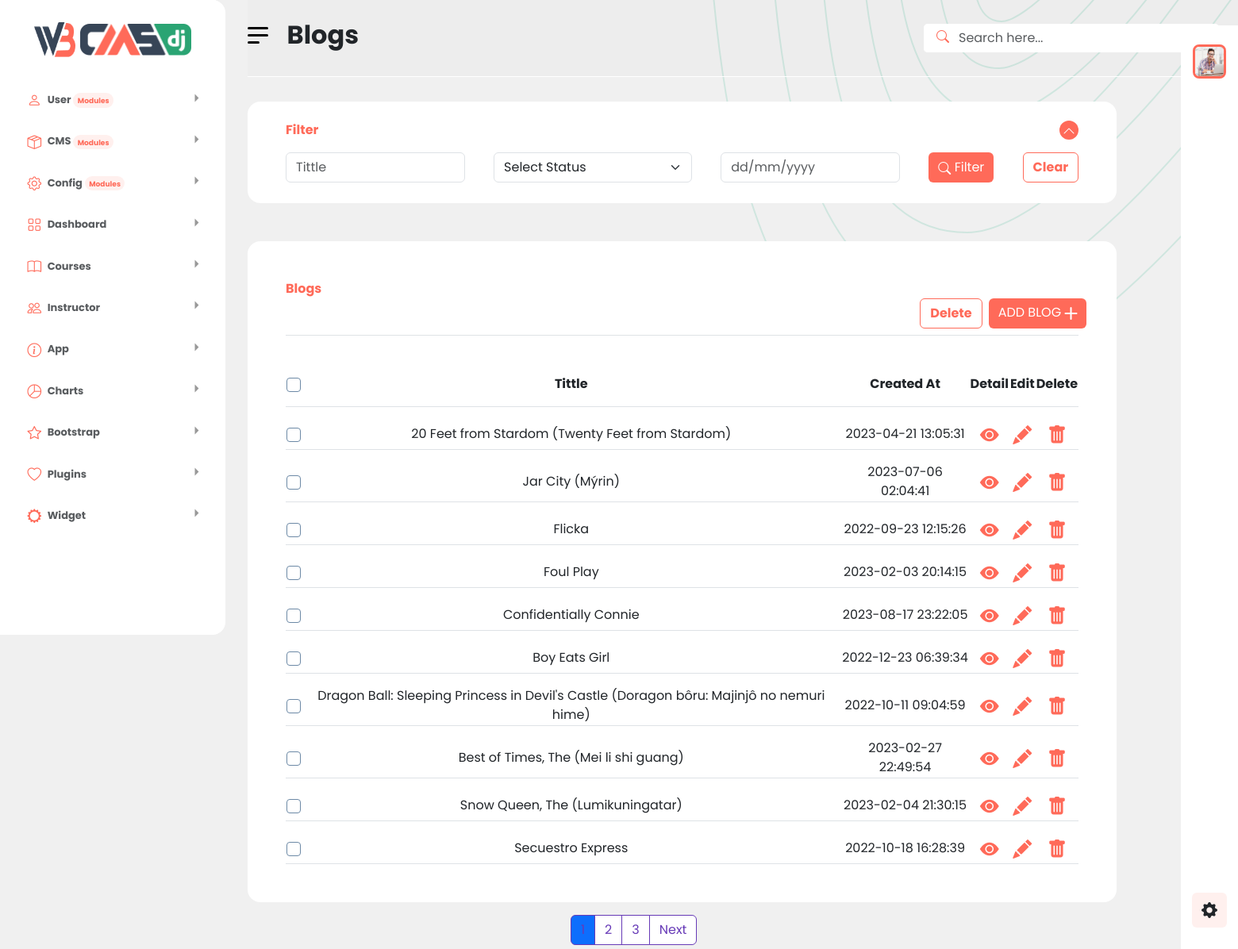
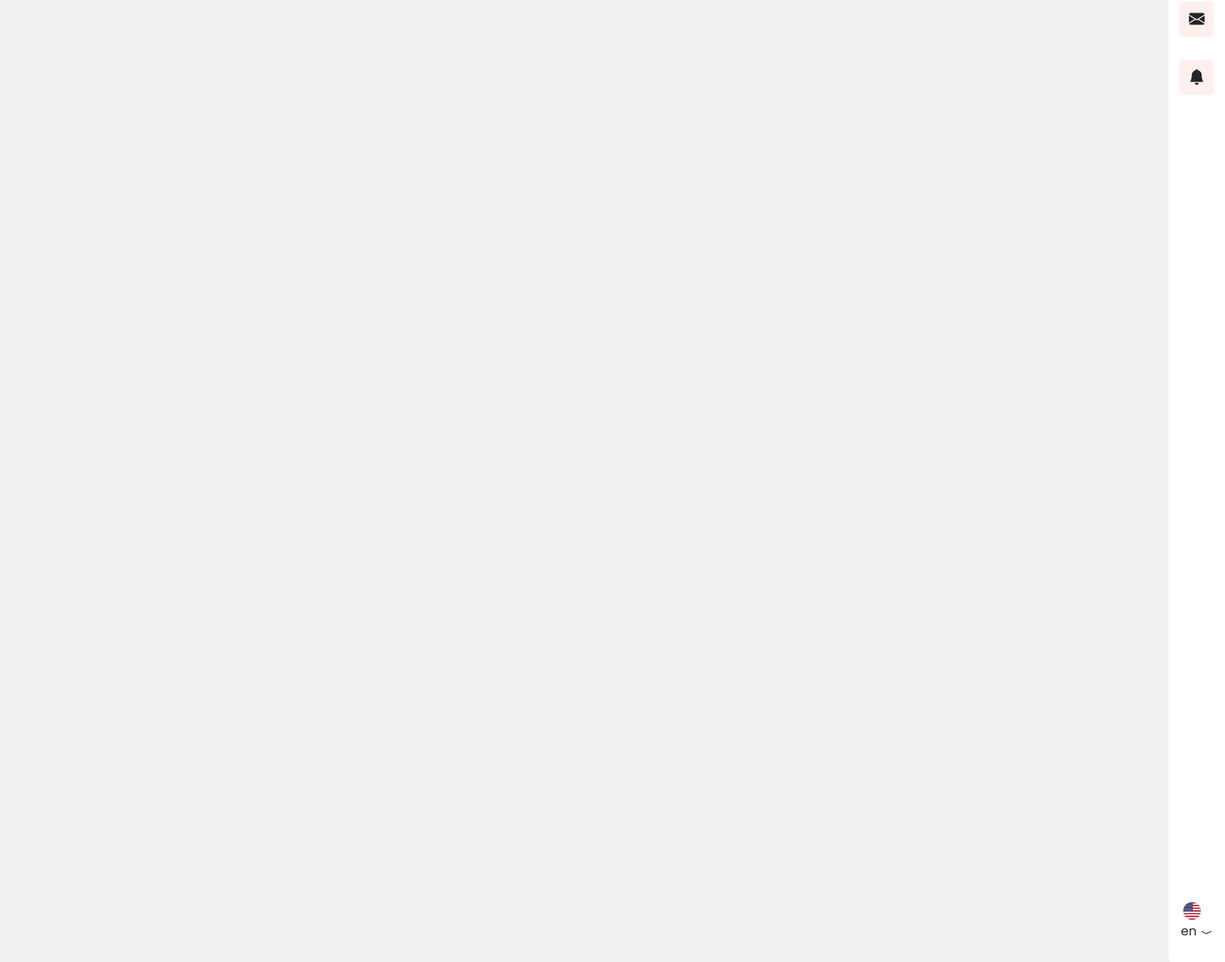
/sourceCode/Blogs/index.php, run on the app's committed database (2 pictures, top to bottom).
### tables this page shows
CREATE TABLE IF NOT EXISTS `blog` (
  `id` int unsigned NOT NULL AUTO_INCREMENT,
  `tittle` varchar(500) NOT NULL,
  `created_at` datetime NOT NULL,
  PRIMARY KEY (`id`),
  UNIQUE KEY `title` (`tittle`) USING BTREE
);

### sourceCode/Support/blogs.php (the view, shortened to what this page needs)
<?php
    include("../Connect/connect.php");
    if (isset($_GET['page']) && $_GET['page']>=1) {
        $page = $_GET['page'];
    } else {
        $page = 1;
    }
    $n = 10 * ($page - 1);
    $sql = "SELECT * FROM blog LIMIT $n,10";
    $sqlTotalRecords = "SELECT COUNT(*) as total FROM blog";
    $resultTotalRecords = mysqli_query($conn, $sqlTotalRecords);
    $rowTotalRecords = mysqli_fetch_assoc($resultTotalRecords);
    $totalRecords = $rowTotalRecords['total'];
    $results = mysqli_query($conn, $sql);
?>
<div class="bg-none">
    <div class="filer bg-white ps-5 pe-5">
        <div class="filer-dropdown container-fuild d-flex justify-content-between align-items-center class-pointer pt-4">
            <div class="nav-item color-primary d-flex align-items-center">
                <a href="#" class="nav-link fw-bold">Filter</a>
            </div>
            <div class="rounded-circle mm-active text-center icon-chevron"><i class="bi bi-chevron-up text-white"></i>
            </div>
        </div>
        <form class="form-group mt-3 d-flex justify-content-between" action="../../test/test_POST.php" method="post">
            <input type="text" id="Tittle" placeholder="Tittle" name="Tittle" class="form-control w-3">
            <select class="form-select w-3">
                <option>Select Status</option>
            </select>
            <input type="text" id="Date" placeholder="dd/mm/yyyy" name="Date" class="form-control w-3">
            <button class="btn btn-filter"><i class="bi bi-search"></i> <span>Filter</span></button>
            <button class="btn btn-clear">Clear</button>
        </form>
    </div>
    <div class="page bg-white ps-5 pe-5 mt-5">
        <div class="text-left color-primary fw-bold mb-1 border-bottom pb-2">
            Blogs
            <div class="d-flex">
                <a href="" id="delete_multiple">
                    <button type="button" id="delete_multiple_btn" data-url="/en/dashboard/delete-multiple-user/" class="btn btn-delete">
                        Delete
                    </button>
                </a>
                <a href="blog_add.php" class="btn btn-add">ADD BLOG<span class="btn-icon-end">
                    <i class="bi bi-plus-lg"></i></span>
                </a>
            </div>
        </div>
        <div class="ShowPage mt-5">
            <table class="table-user">
                <thead class="border-bottom">
                    <tr>
                        <th><input type="checkbox" class="form-check-input" id="selectAll"></th>
                        <th>Tittle</th>
                        <th>Created At</th>
                        <th>Detail</th>
                        <th>Edit</th>
                        <th>Delete</th>
                    </tr>
                </thead>
                <tbody>
                    <?php
                    foreach ($results as $result) {
                    ?>
                        <tr class="border-bottom">
                            <td><input type="checkbox" class="form-check-input" value="<?php echo $result['id'];?>"></td>
                            <td> <?php echo $result['tittle']; ?></td>
                            <td> <?php echo $result['created_at']; ?></td>
                            <td>
                                <a class="fs-4 color-primary" href="http://localhost/W3CMS/sourceCode/Blogs/blog_detail.php?id=<?php echo $result['id'];?>">
                                    <i class="bi bi-eye-fill"></i>
                                </a>
                            </td>
                            <td>
                                <a class="fs-4 color-primary" href="http://localhost/W3CMS/sourceCode/Blogs/blog_edit.php?id=<?php echo $result['id'];?>">
                                    <i class="bi bi-pencil-fill"></i>
                                </a>
                            </td>
                            <td>
                                <a class="fs-4 color-primary user-delete-link" id="myAnchor" data-id="<?php echo $result['id'];?>" href="http://localhost/W3CMS/sourceCode/Blogs/blog_delete.php?id=<?php echo $result['id'];?>">
                                    <i class="bi bi-trash-fill"></i>
                                </a>
                            </td>
                        </tr>
                    <?php } ?>
                </tbody>
            </table>
        </div>
    </div>
    <div class="wrapper mt-3">
        <nav aria-label="Page navigation example">
            <ul class="pagination">
                <?php
                if ($page<$totalRecords/10 || $page+1<$totalRecords/10){
                    for ($i = $page; $i <= $page+2; $i++){?>
                        <li class="page-item <?php echo ($i == $page) ? 'active' : ''; ?>">
                            <a class="page-link" href="?page=<?php echo $i; ?>"><?php echo $i; ?></a>
                        </li>
                <?php
                    }
                }else{ ?>
                    <li class="page-item active">
                        <a class="page-link" href="?page=<?php echo $page; ?>"><?php echo $page; ?></a>
                    </li>
                <?php }?>
                <?php if ($page <$totalRecords/10) { ?>
                    <li class="page-item"><a class="page-link" href="?page=<?php echo $page + 1; ?>">Next</a></li>
                <?php } ?>
            </ul>
        </nav>
    </div>
</div>

### sourceCode/Blogs/index.php (shortened to what this page needs)
<!DOCTYPE html>
<html lang="en">
<head>
    <link href="https://cdn.jsdelivr.net/npm/bootstrap@5.3.1/dist/css/bootstrap.min.css" rel="stylesheet">
    <link rel="stylesheet" href="https://cdn.jsdelivr.net/npm/bootstrap-icons@1.3.0/font/bootstrap-icons.css">
    <link rel="stylesheet" href="../../css/menu.css">
    <link rel="stylesheet" href="../../css/root.css">
    <link rel="stylesheet" href="../../css/header.css">
    <link rel="stylesheet" href="../../css/main.css">
</head>
<body>
    <?php include("../Support/menu.php") ?>
    <div class="col-md-10 offset-md-2">
    <header class="header vw-100">
        <div class="d-flex align-items-center header_menu justify-content-between">
            <div class="bar_menu d-flex">
                <div class="d-flex align-items-center">
                    <div class="me-4">
                        <div class="Taskbar">
                            <span class="line"></span>
                            <span class="line"></span>
                            <span class="line"></span>
                        </div>
                    </div>
                    <div class="NamePage">
                        <h2 class="fw-bold">Blogs</h2>
                    </div>
                </div>
            </div>
            <div class="fix_Point">
                <div class="form-searchs">
                    <form class="form-group d-flex align-items-center">
                        <a class="icon-search" href="#"><i class="bi bi-search"></i></a>
                        <input class="form-control" id="" placeholder="Search here...">
                    </form>
                </div>
            </div>
        </div>
    </header>
    <div class="menu-right rounded-start-5 d-flex align-items-center flex-column bg-white justify-content-between">
    <img src="../../img/5_UwuAZQl.jpg" alt="" class="userLogo">
        <div class="tools d-flex flex-column align-items-center justify-content-between">
            <a class="nav-link nav-nofications rounded d-flex justify-content-center align-items-center" href="#"><i class="bi bi-gear-fill fs-5 pb-1"></i></a>
            <a class="nav-link nav-nofications rounded d-flex justify-content-center align-items-center" href="#"><i class="bi bi-envelope-fill fs-5 pb-1"></i></a>
            <a class="nav-link nav-nofications rounded d-flex justify-content-center align-items-center" href="#"><i class="bi bi-bell-fill fs-5 pb-1"></i></a>
        </div>
        <div class="languages">
            <div class="icon-Languages"><img src="../../img/en.png"></div>
            <div class="change-languages">
                <a class="current nav-link" href="#">en <i class="bi bi-chevron-compact-down"></i></a>
            </div>
        </div>
    </div>
    <?php include("../Support/blogs.php") ?>
</body>
</html>

### sourceCode/Support/menu.php (shortened to what this page needs)
<div class="container-fluid">
    <div class="row">
        <div class="ellipse">
        </div>
        <div class="col-md-2 navigation-navbar rounded-end-4 vh-100 position-fixed">
            <div class="nav-header">
                <a href="http://localhost/W3CMS/sourceCode/User/" class="brand-href">
                    <img src="../../img/Group 57098-1.png" class="brand-logo">
                    <img src="../../img/Group 57116.png" class="brand-img">
                </a>
            </div>
            <div class="navigationBar vh-100 fs-small overFlow-y menu">
                <ul class="nav flex-column fw-bold text-left">
                    <li class="nav-item">
                        <div class="dropdown">
                            <a class="nav-link has-arrow text-muted" href="#">
                                <i class="bi bi-person"></i>
                                <span>User <span class="modules btn-modules fw-bold fs-0">Modules</span></span>
                            </a>
                        </div>
                    </li>
                    <li class="nav-item">
                        <div class="dropdown">
                            <a class="nav-link has-arrow text-muted" href="#"><i class="bi bi-box-seam"></i> <span>CMS <span class="modules btn-modules fw-bold fs-0">Modules</span></span> </a>
                        </div>
                    </li>
                    <li class="nav-item">
                        <a class="nav-link has-arrow text-muted dropdown-toggle" data-bs-toggle="dropdown" href="#"><i class="bi bi-gear"></i> <span>Config <span class="modules btn-modules fw-bold fs-0">Modules</span></span></a>
                    </li>
                    <li class="nav-item">
                        <a class="nav-link has-arrow text-muted dropdown-toggle" data-bs-toggle="dropdown" href="#"><i class="bi bi-grid"></i> <span class="nav-text">Dashboard</span></a>
                    </li>
                    <li class="nav-item">
                        <a class="nav-link has-arrow text-muted dropdown-toggle" data-bs-toggle="dropdown" href="#"><i class="bi bi-book"></i> <span>Courses</span></a>
                    </li>
                    <li class="nav-item">
                        <a class="nav-link has-arrow text-muted dropdown-toggle" data-bs-toggle="dropdown" href="#"><i class="bi bi-people"></i> <span>Instructor</span></a>
                    </li>
                    <li class="nav-item">
                        <a class="nav-link has-arrow text-muted dropdown-toggle" data-bs-toggle="dropdown" href="#"><i class="bi bi-info-circle"></i> <span>App</span></a>
                    </li>
                    <li class="nav-item">
                        <a class="nav-link has-arrow text-muted dropdown-toggle" data-bs-toggle="dropdown" href="#"><i class="bi bi-pie-chart"></i> <span>Charts</span></a>
                    </li>
                    <li class="nav-item">
                        <a class="nav-link has-arrow text-muted dropdown-toggle" data-bs-toggle="dropdown" href="#"><i class="bi bi-star"></i> <span>Bootstrap</span></a>
                    </li>
                    <li class="nav-item">
                        <a class="nav-link has-arrow text-muted dropdown-toggle" data-bs-toggle="dropdown" href="#"><i class="bi bi-heart"></i> <span>Plugins</span></a>
                    </li>
                    <li class="nav-item">
                        <a class="nav-link has-arrow text-muted dropdown-toggle" data-bs-toggle="dropdown" href="#"><i class="bi bi-gear-wide"></i> <span>Widget</span></a>
                    </li>
                </ul>
            </div>
        </div>

### css/menu.css (style rules this page uses)
html, body { background-color: #F0F0F0; font-family: 'Poppins', sans-serif; }
* { box-sizing: unset !important; }
.nav-header { width: 100%; height: 6.25em; display: inline-block; text-align: left; top: 0; background-color: #FFFFFF; }
.brand-logo { width: 3.25rem; height: 2.78rem; }
.brand-img { width: 8.75rem; height: 2.5rem; margin-left: 0.32rem; }
.brand-href { display: flex; height: 100%; width: 100%; justify-content: center; align-items: center; text-decoration: none; }
.navigation-navbar { background-color: #fff; }
.ellipse { z-index: -1; position: absolute; height: 100%; padding: 0;; }
.overFlow-y { direction: rtl; overflow: auto; transition: overflow 1s; }
.nav-item a i { color: var(--primary); font-size: 1.1rem; display: inline-block; vertical-align: middle; text-align: center; margin-right: 0.3rem; }
.nav-item a i::before { vertical-align: baseline; }
.fs-0 { font-size: 0.7em; }
.text-left { text-align: left; }
.has-arrow::after { content: ''; border-style: solid; border-width: 0.6em 0 0 0.6em; border-color: rgba(0, 0, 0, 0.4) rgba(0, 0, 0, 0.4) transparent transparent; height: 0; width: 0; float: right; transform: rotateZ(45deg); display: flex; margin-top: 0.5em; }
.has-arrow { margin: 5px 0px; border-radius: 0.625rem; transition: all 0.5s; }
.nav>li { padding: 0 0.5em; }
.navigationBar { display: flex; flex-direction: column; }
.modules { background-color: var(--rgba-primary-1); color: var(--primary); }
.btn-modules { padding: 0.3em 0.6em; border-radius: 1em; }
.fs-small { font-size: small; }
.menu { max-height: 572px; }
.overFlow-y>ul { direction: ltr; }
.mm-active { color: white !important; background-color: var(--primary); transition: all 0.5s; }
.mm-active>i { color: white !important; transition: all 0.5s; }
.dropdown { transition: all 0.5s; }

### css/header.css (style rules this page uses)
.bar_menu { width:30%; height:6rem; }
.header { position:fixed; background:rgba(0,0,0,0.0099); border-bottom:1px solid white; }
.Taskbar { display:inline-block; position: relative; width: 1.6rem; }
.Taskbar .line { background: #000; display: block; height: 0.1875rem; border-radius: 0.1875rem; margin-top: 0.375rem; margin-bottom: 0.375rem; margin-right: auto; transition: all 0.3s ease-in-out; }
.Taskbar .line:nth-child(3) { width:0.9375rem; }
.form-searchs { width:15rem; }
.icon-search { color:var(--primary); background-color: white; height:2.2rem; width:2.2rem; padding-left:1rem; display: flex; justify-content: center; align-items: center; border-bottom: 1px solid white; border-start-start-radius: 0.3rem; border-end-start-radius: 0.3rem; }
.icon-search i { margin-bottom:0.3rem; }
.form-searchs .form-control { border-radius:0; border:none; border-end-end-radius: 0.3rem; border-start-end-radius: 0.3rem; }
.header_menu { width:70%; }
.menu-right { position: fixed; right:0; top:2rem; height:92%; width:4.5rem; }
.userLogo { width:2.3rem; height:2.3rem; margin-top:1.5rem; border: 3px solid var(--primary); border-radius: 0.5rem; }
.nav-nofications { width:2.8rem; height:2.8rem; background-color: var(--rgba-primary-1); }
.tools { height:12rem; }
.languages { margin-bottom:3rem; }

### data on the page
blog: tittle "20 Feet from Stardom (Twenty Feet from Stardom)", created_at "2023-04-21 13:05:31"
blog: tittle "Jar City (Mýrin)", created_at "2023-07-06 02:04:41"
blog: tittle "Flicka", created_at "2022-09-23 12:15:26"
blog: tittle "Foul Play", created_at "2023-02-03 20:14:15"
blog: tittle "Confidentially Connie", created_at "2023-08-17 23:22:05"
blog: tittle "Boy Eats Girl", created_at "2022-12-23 06:39:34"
blog: tittle "Dragon Ball: Sleeping Princess in Devil's Castle (Doragon bôru: Majinjô no nemuri hime)", created_at "2022-10-11 09:04:59"
blog: tittle "Best of Times, The (Mei li shi guang)", created_at "2023-02-27 22:49:54"
blog: tittle "Snow Queen, The (Lumikuningatar)", created_at "2023-02-04 21:30:15"
blog: tittle "Secuestro Express", created_at "2022-10-18 16:28:39"
